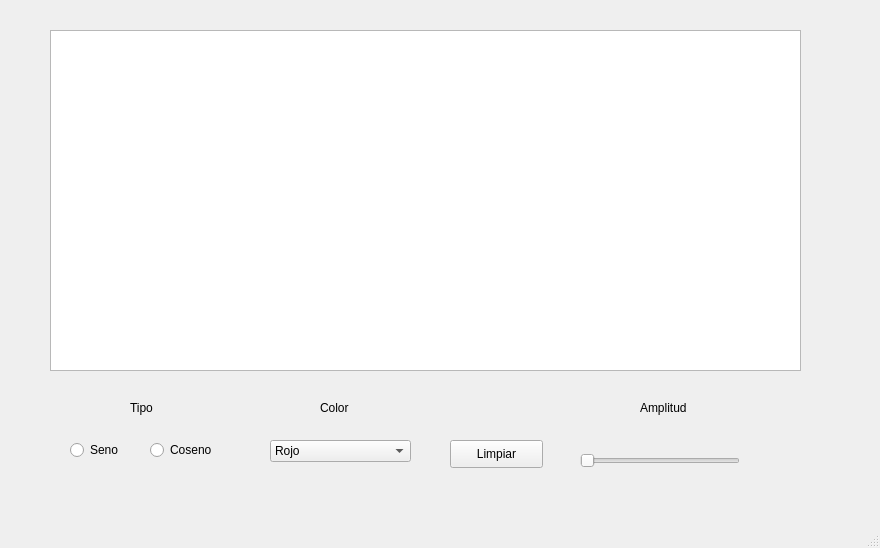
<?xml version="1.0" encoding="UTF-8"?>
<ui version="4.0">
 <class>MainWindow</class>
 <widget class="QMainWindow" name="MainWindow">
  <property name="geometry">
   <rect>
    <x>0</x>
    <y>0</y>
    <width>880</width>
    <height>548</height>
   </rect>
  </property>
  <property name="windowTitle">
   <string>MainWindow</string>
  </property>
  <widget class="QWidget" name="centralwidget">
   <widget class="QPushButton" name="clear">
    <property name="geometry">
     <rect>
      <x>450</x>
      <y>440</y>
      <width>93</width>
      <height>28</height>
     </rect>
    </property>
    <property name="text">
     <string>Limpiar</string>
    </property>
   </widget>
   <widget class="QRadioButton" name="sin">
    <property name="geometry">
     <rect>
      <x>70</x>
      <y>440</y>
      <width>95</width>
      <height>20</height>
     </rect>
    </property>
    <property name="text">
     <string>Seno</string>
    </property>
   </widget>
   <widget class="QRadioButton" name="cos">
    <property name="geometry">
     <rect>
      <x>150</x>
      <y>440</y>
      <width>95</width>
      <height>20</height>
     </rect>
    </property>
    <property name="text">
     <string>Coseno</string>
    </property>
   </widget>
   <widget class="QComboBox" name="color">
    <property name="geometry">
     <rect>
      <x>270</x>
      <y>440</y>
      <width>141</width>
      <height>22</height>
     </rect>
    </property>
    <item>
     <property name="text">
      <string>Rojo</string>
     </property>
    </item>
    <item>
     <property name="text">
      <string>Verde</string>
     </property>
    </item>
    <item>
     <property name="text">
      <string>Azul</string>
     </property>
    </item>
   </widget>
   <widget class="QLabel" name="label">
    <property name="geometry">
     <rect>
      <x>640</x>
      <y>400</y>
      <width>55</width>
      <height>16</height>
     </rect>
    </property>
    <property name="text">
     <string>Amplitud</string>
    </property>
   </widget>
   <widget class="QLabel" name="label_2">
    <property name="geometry">
     <rect>
      <x>130</x>
      <y>400</y>
      <width>55</width>
      <height>16</height>
     </rect>
    </property>
    <property name="text">
     <string>Tipo</string>
    </property>
   </widget>
   <widget class="QLabel" name="label_3">
    <property name="geometry">
     <rect>
      <x>320</x>
      <y>400</y>
      <width>55</width>
      <height>16</height>
     </rect>
    </property>
    <property name="text">
     <string>Color</string>
    </property>
   </widget>
   <widget class="GraphicsLayoutWidget" name="view">
    <property name="geometry">
     <rect>
      <x>50</x>
      <y>30</y>
      <width>751</width>
      <height>341</height>
     </rect>
    </property>
   </widget>
   <widget class="QSlider" name="amplitud">
    <property name="geometry">
     <rect>
      <x>580</x>
      <y>450</y>
      <width>160</width>
      <height>22</height>
     </rect>
    </property>
    <property name="minimum">
     <number>50</number>
    </property>
    <property name="maximum">
     <number>300</number>
    </property>
    <property name="singleStep">
     <number>50</number>
    </property>
    <property name="orientation">
     <enum>Qt::Horizontal</enum>
    </property>
   </widget>
   <widget class="QLabel" name="value">
    <property name="geometry">
     <rect>
      <x>780</x>
      <y>450</y>
      <width>31</width>
      <height>16</height>
     </rect>
    </property>
    <property name="text">
     <string/>
    </property>
   </widget>
  </widget>
  <widget class="QMenuBar" name="menubar">
   <property name="geometry">
    <rect>
     <x>0</x>
     <y>0</y>
     <width>880</width>
     <height>26</height>
    </rect>
   </property>
  </widget>
  <widget class="QStatusBar" name="statusbar"/>
 </widget>
 <customwidgets>
  <customwidget>
   <class>GraphicsLayoutWidget</class>
   <extends>QGraphicsView</extends>
   <header>pyqtgraph</header>
  </customwidget>
 </customwidgets>
 <resources/>
 <connections/>
</ui>
